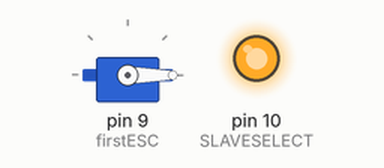
Simulated run of this sketch. Board: Arduino Uno, built with avr-gcc and run on an emulated ATmega328P. Shown: servo, output pins drawn as LEDs (lit = HIGH). What the sketch prints to the serial monitor is not drawn.

Above: at 0.1 s.
Timing chart, 0 to 1.6 s (numbered marks = the images above):
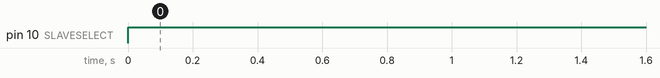

Measured:
- by itself, pin 10 (SLAVESELECT): LOW → HIGH at 0.00 s

The sketch:

main.ino
```cpp
#include "Arduino.h"
#include "SPI.h"
#include "Servo.h"

#define DATAOUT 11//MOSI
#define DATAIN  12//MISO
#define SPICLOCK  13//sck
#define SLAVESELECT 10//ss

//opcodes
int esc_output_data=0;
uint16_t esc_input_data=0;
uint16_t address=0x2;
int val = 1000;

Servo firstESC;

void setup()
{
    Serial.begin(9600);
    Serial.println(address);
    //Serial.println("started the program");
    firstESC.attach(9);
    SPI.begin();
    SPI.beginTransaction(SPISettings(20000000, MSBFIRST, SPI_MODE0));
    pinMode(DATAOUT, OUTPUT);
    pinMode(DATAIN, INPUT);
    pinMode(SPICLOCK,OUTPUT);
    pinMode(SLAVESELECT,OUTPUT);
    digitalWrite(SLAVESELECT,HIGH); //disable device
    SPI.endTransaction();
    firstESC.writeMicroseconds(0);
}
/*
byte read_esc(int ESC_address)
{
    int data;
    digitalWrite(SLAVESELECT,LOW);
    data = SPI.transfer(ESC_address);
    digitalWrite(SLAVESELECT,HIGH); //release chip, signal end transfer
    delay(10);
    return data;
}
*/
void loop()
{
    val = Serial.read();
    firstESC.writeMicroseconds(val);
    SPI.beginTransaction(SPISettings(20000000, MSBFIRST, SPI_MODE0));
//    Serial.println("made it here");
    digitalWrite(SLAVESELECT,LOW);
    esc_output_data = SPI.transfer(0x0);
    digitalWrite(SLAVESELECT,HIGH);
    Serial.println(esc_output_data);
//    Serial.println("make sense");
    delay(500); //pause for readability
    SPI.endTransaction();
}
```
